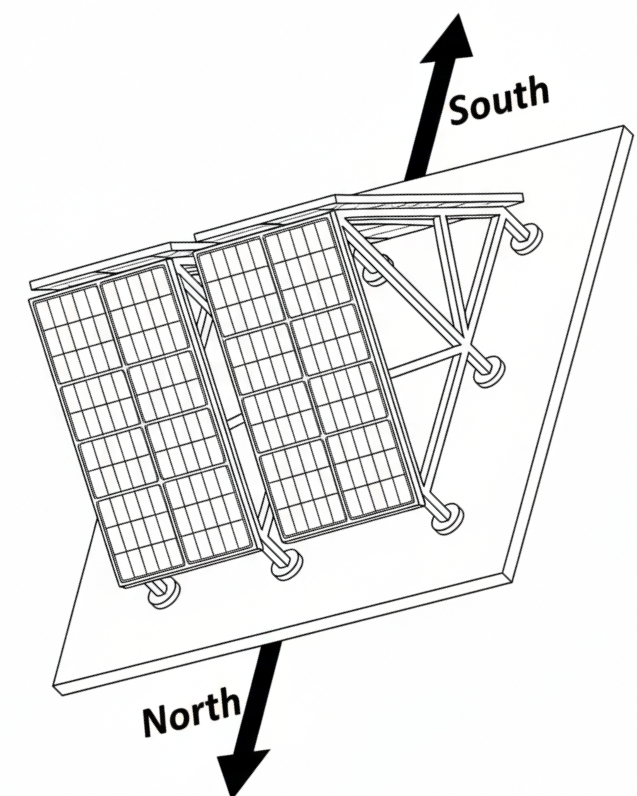
#> input picture Collector Images/North-South Collector Configuration Schematic.png, 637 x 796 px, found by its file name
$ python resize_ns_image.py
#> lines starting #> are read from the running program, lines starting #| are printed output that depends on the picture
from PIL import Image
import os

# Resize the North-South image to match the aspect ratio of others
base_path = r"c:\Users\Ryan\Desktop\Random BS\Anti Gravity Test Project\Collector Images"
ns_path = os.path.join(base_path, "North-South Collector Configuration Schematic.png")

# Open the image
img = Image.open(ns_path)
#> img is the input picture: PIL image 637x796 RGBA; mean R, G, B, A 234.4, 234.4, 234.2, 255
print(f"Original size: {img.size}")
#| Original size: (637, 796)

# Get reference size from another image
ref_path = os.path.join(base_path, "horizontal_panel_schematic_1763815355294.png")
ref_img = Image.open(ref_path)
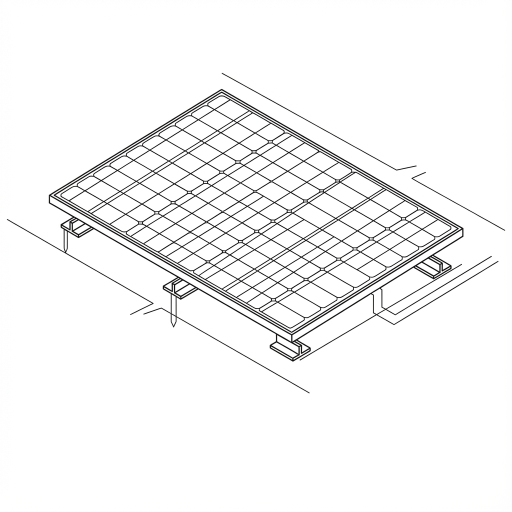
#> input picture Collector Images/horizontal_panel_schematic_1763815355294.png, 1024 x 1024 px, found by its file name (shown at 1/2 size)
#> ref_img is the input picture: PIL image 1024x1024 RGB; mean R, G, B 245.2, 245.2, 245.2
print(f"Reference size: {ref_img.size}")
#| Reference size: (1024, 1024)

# Resize to match reference height while maintaining aspect ratio
target_height = ref_img.height
#> target_height = 1024
aspect_ratio = img.width / img.height
#> aspect_ratio = 0.8
target_width = int(target_height * aspect_ratio)
#> target_width = 819

# Resize
resized = img.resize((target_width, target_height), Image.Resampling.LANCZOS)
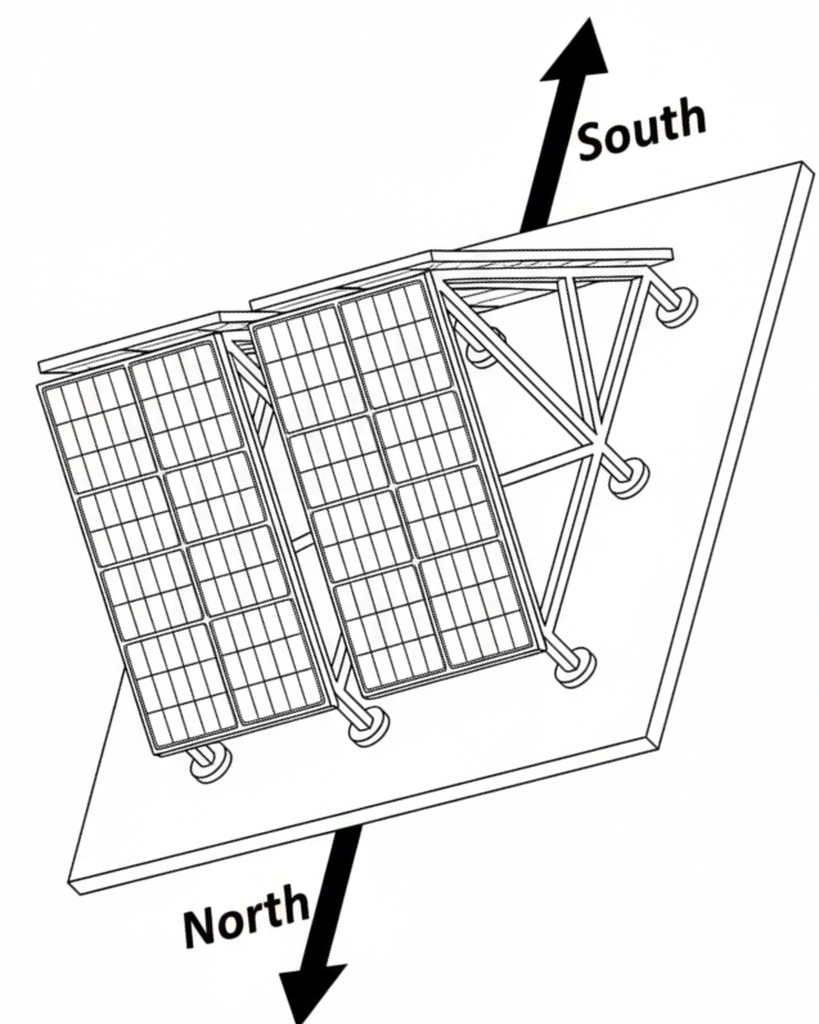
#> resized: PIL image 819x1024 RGBA; mean R, G, B, A 234.3, 234.3, 234.1, 255
print(f"New size: {resized.size}")
#| New size: (819, 1024)

# Save (overwrite)
resized.save(ns_path)
print(f"✅ Resized and saved {ns_path}")
